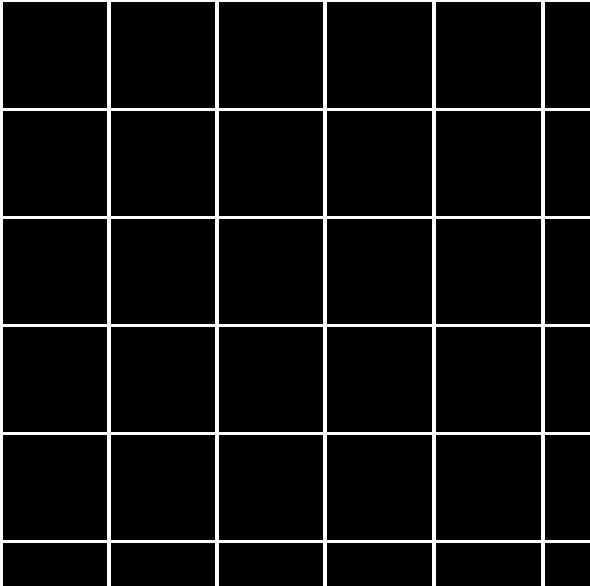
#> input picture 격자무늬.jpg, 590 x 586 px
$ jupyter execute --allow-errors Park.ipynb   (shell and % lines are left out)   (Python 2 division)
#> lines starting #> are read from the running program, lines starting #| are printed output that depends on the picture; after the words box and inside, x2 and y2 are one past the last pixel; in counts of white or black regions, pixels touching at a corner belong together
[cell 1]
import cv2
from matplotlib import pyplot as plt
import numpy as np
import cv2

[cell 2]
criteria = (cv2.TERM_CRITERIA_EPS + cv2.TERM_CRITERIA_MAX_ITER, 30, 0.001)
print criteria

[cell 3]
cornerWidth = 5
cornerHeight = 5
cnt = 0

[cell 4]
objp = np.zeros((cornerWidth*cornerHeight,3), np.float32)
print objp

[cell 5]
objp[:,:2] = np.mgrid[0:cornerHeight,0:cornerWidth].T.reshape(-1,2)
print objp

[cell 6]
chessBoardImage = cv2.imread('격자무늬.jpg')
#> chessBoardImage is the input picture: shape (586, 590, 3); min 0, max 255, mean 17.1

[cell 7]
chessBoardGrayImage = cv2.cvtColor(chessBoardImage, cv2.COLOR_RGB2GRAY)

[cell 8]
plt.imshow(chessBoardGrayImage, cmap = "gray")

[cell 9]
retangles, corners = cv2.findChessboardCorners(chessBoardGrayImage, (cornerHeight, cornerWidth), None)
#> retangles = True; corners = 25 rows, first 8: [108, 108.5], [216.5, 107.5], [324, 108.5], [434, 109], [542.5, 107.5], [108.5, 217], [218, 217.5], [324.5, 217]

[cell 10]
print retangles
#| True

[cell 11]
print corners
#> (printed output is left out)

[cell 12]
objectPoints = []
objectPoints.append(objp)
print objectPoints

[cell 13]
imageShowConers = cv2.cornerSubPix(chessBoardGrayImage, corners, (11, 11), (-1, -1), criteria)
#> imageShowConers = 25 rows, first 8: [108.5, 109], [216.5, 109], [324.5, 109], [433.5, 109], [542.5, 109], [108.5, 217], [216.5, 217], [324.5, 217]
print imageShowConers
#> (printed output is left out)

[cell 14]
imageDrawPoints = []
imageDrawPoints.append(imageShowConers)
print imageDrawPoints
#> (printed output is left out)

[cell 15]
chessBoardImage = cv2.drawChessboardCorners(chessBoardImage, (cornerHeight, cornerWidth), imageShowConers, retangles)
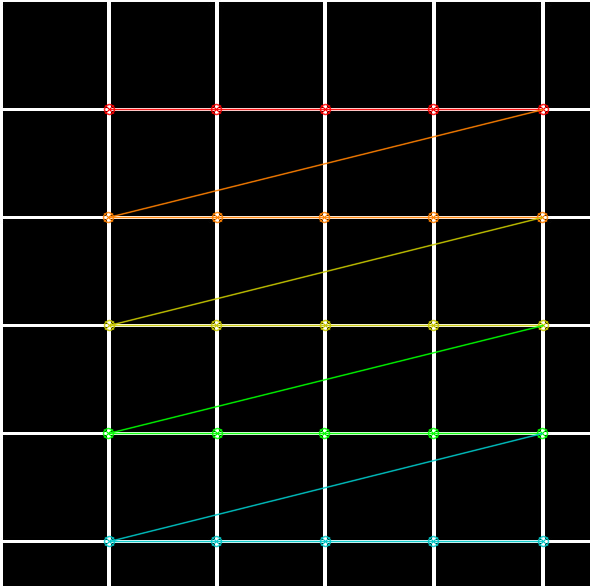
#> chessBoardImage: shape (586, 590, 3); 3.99% of pixels changed, all inside (x1, y1, x2, y2) = (102, 103, 550, 548)
